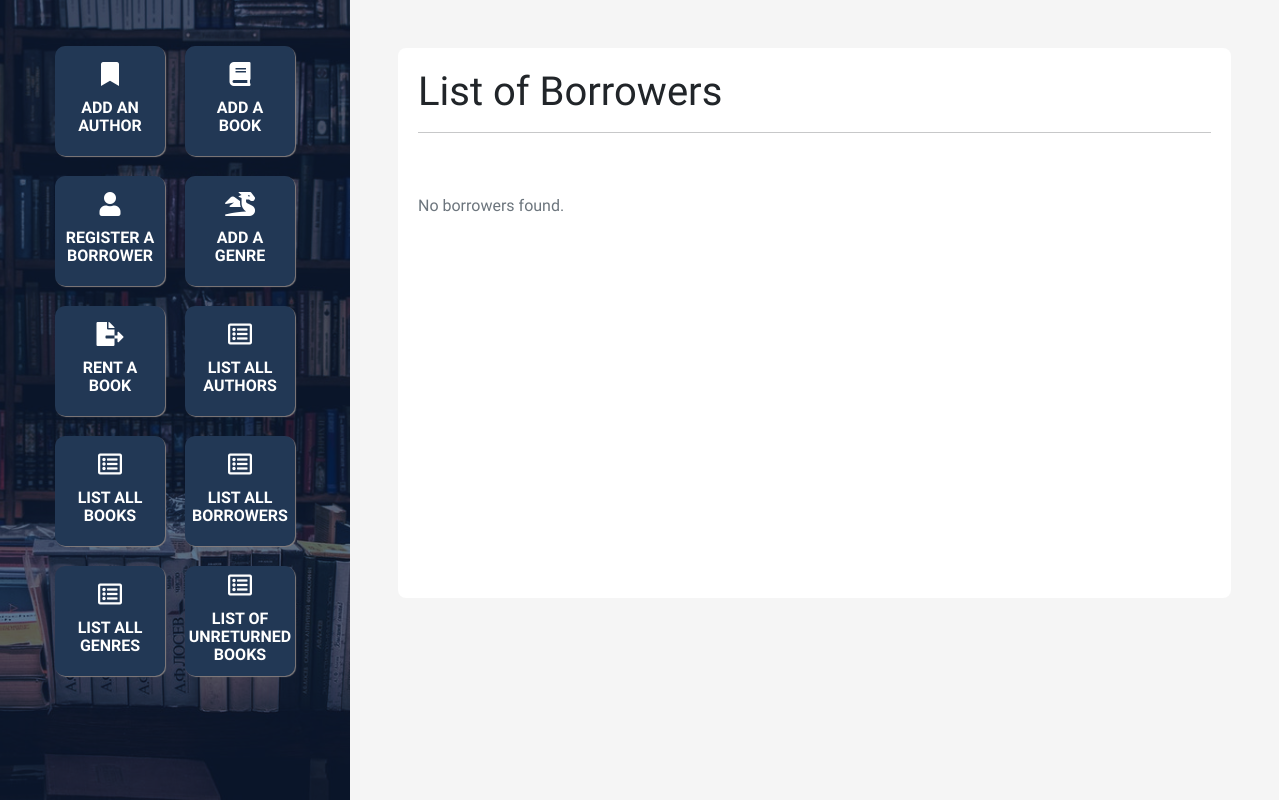
Before: /list/borrowers.php with the older database file.
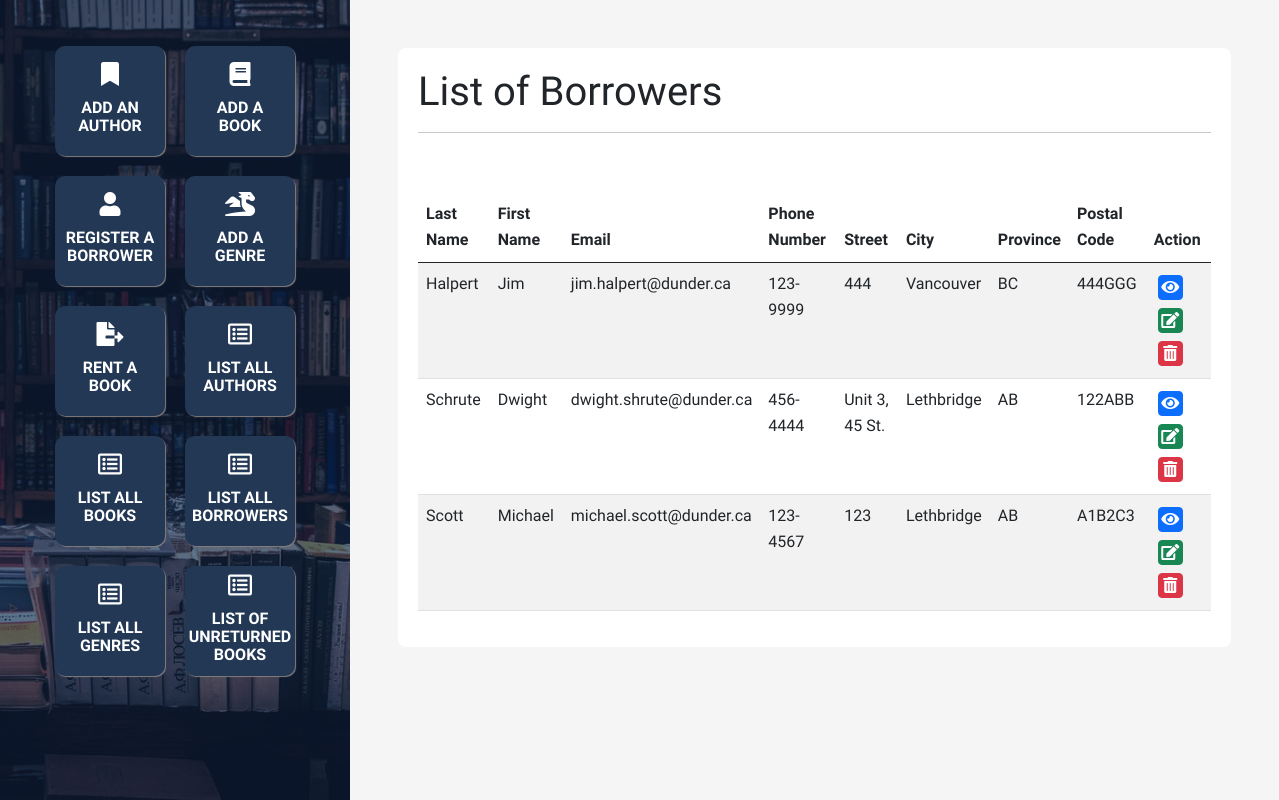
After: the same page with the newer database file.
### tables this page shows
create table BORROWER(
    id int unsigned not null auto_increment,
    fName varchar(35),
    lName varchar(45) not null,
    email varchar(35) not null unique,
    phone varchar(15),
    street varchar(30),
    city varchar(30),
    prov enum('NL', 'PE', 'NS', 'NB', 'QC', 'ON', 'MB', 'SK', 'AB', 'BC', 'YT', 'NT', 'NU'),
    postalCode varchar(10),
    primary key (id)
);

### list/borrowers.php (the view, shortened to what this page needs)
<?php
    include '../config.php';
    include '../head.php';
    include '../footer.php';
?>
<div class="right p-5">
    <main>
        <h1>List of Borrowers</h1>
        <hr>
        <?php
            $sql = 'select * from BORROWER order by lName asc';
            $result = $conn->query($sql);
            if (!$result)
            {
                echo '<div class="bg-danger text-white p-3 mb-5">Connection error!</div>';
                exit;
            }
            else if ($result->num_rows > 0)
            {
                echo '<table class="table table-striped">';
                echo '<thead>';
                echo '<tr>';
                echo '<th scope="col">Last Name</th>';
                echo '<th scope="col">First Name</th>';
                echo '<th scope="col">Email</th>';
                echo '<th scope="col">Phone Number</th>';
                echo '<th scope="col">Street</th>';
                echo '<th scope="col">City</th>';
                echo '<th scope="col">Province</th>';
                echo '<th scope="col">Postal Code</th>';
                echo '<th scope="col">Action</th>';
                echo '</tr>';
                echo '</thead>';
                echo '<tbody>';
                while($row = $result->fetch_assoc()) {
                    echo '<tr>';
                    echo '<td class="col">'.$row['lName'].'</td>';
                    echo '<td class="col">'.$row['fName'].'</td>';
                    echo '<td class="col">'.$row['email'].'</td>';
                    echo '<td class="col">'.$row['phone'].'</td>';
                    echo '<td class="col">'.$row['street'].'</td>';
                    echo '<td class="col">'.$row['city'].'</td>';
                    echo '<td class="col">'.$row['prov'].'</td>';
                    echo '<td class="col">'.$row['postalCode'].'</td>';
                    echo '<td class="col">';
                    echo '<a title="Update" class="mx-1 my-1 p-1 btn btn-primary" href="../view/borrower.php?id='.$row['id'].'"><i class="fas fa-eye"></i>';
                    echo '<a title="Edit" class="mx-1 my-1 p-1 btn btn-success" href="../edit/borrower.php?id='.$row['id'].'"><i class="fas fa-edit"></i></a>';
                    echo '<a title="Delete" class="mx-1 my-1 p-1 btn btn-danger" href="../delete/borrower.php?id='.$row['id'].'"><i class="fas fa-trash-alt"></i></a>';
                    echo '</td>';
                    echo '</tr>';
                }
                echo '</tbody>';
                echo '</table>';
            }
            else
            {
                echo '<div class="text-muted">No borrowers found.</div>';
            }
        ?>
    </main>
</div>

Changed rows visible on the page:
added borrower: lName "Halpert", fName "Jim", email "jim.halpert@dunder.ca", phone "123-9999", street "444", city "Vancouver", prov "BC", postalCode "444GGG"
added borrower: lName "Schrute", fName "Dwight", email "dwight.shrute@dunder.ca", phone "456-4444", street "Unit 3, 45 St.", city "Lethbridge", prov "AB", postalCode "122ABB"
added borrower: lName "Scott", fName "Michael", email "michael.scott@dunder.ca", phone "123-4567", street "123", city "Lethbridge", prov "AB", postalCode "A1B2C3"
Other visible differences:
text no longer shown: "No borrowers found."
text now shown: "Last Name First Name Email Phone Number Street City Province Postal Code Action"
